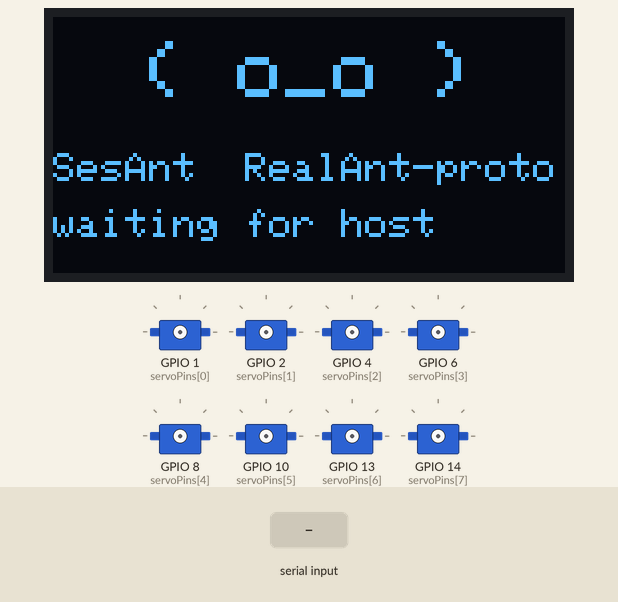
A sketch run on a simulated ESP32-S3. On the bench: 128×64 one-colour display, 8 × servo. Inputs (shaded band) come from the test bench. What the sketch prints to the serial monitor is not drawn.

Above: at 1.5 s.
1.6 s: "attach_servos\n" received over Serial
At 2.0 s:
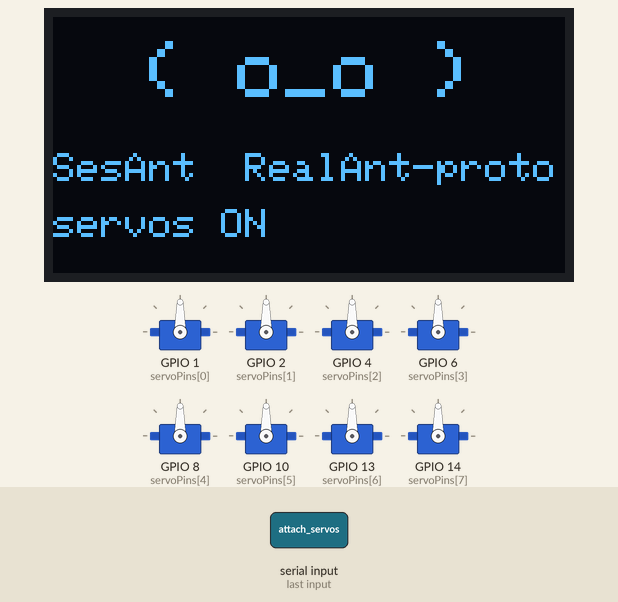
3.1 s: "reset,1\n" received over Serial
At 4.3 s:
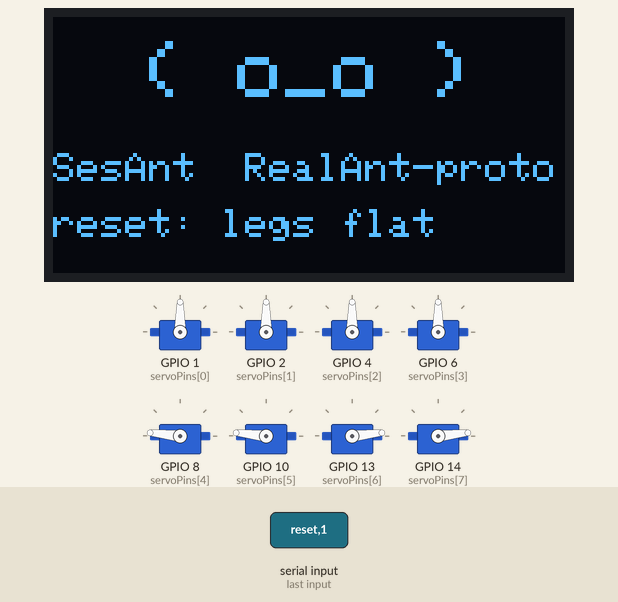
4.6 s: "standup,1\n" received over Serial
At 5.5 s:
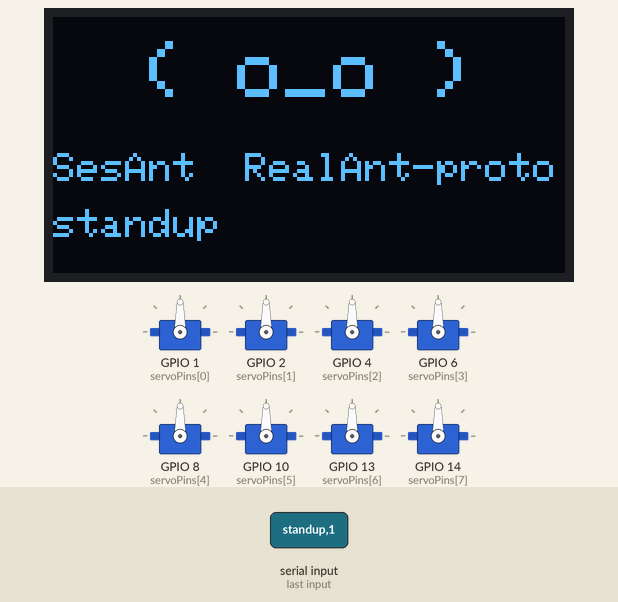
6.1 s: "detach_servos\n" received over Serial
At 6.7 s:
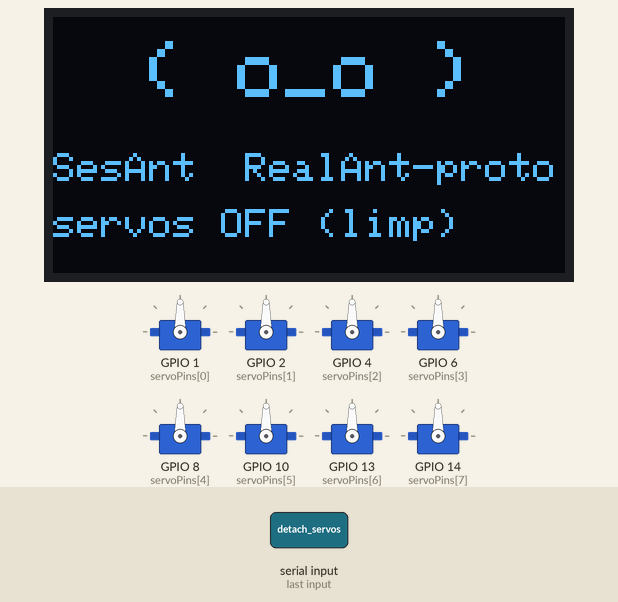
7.6 s: "reset\n" received over Serial
At 8.8 s:
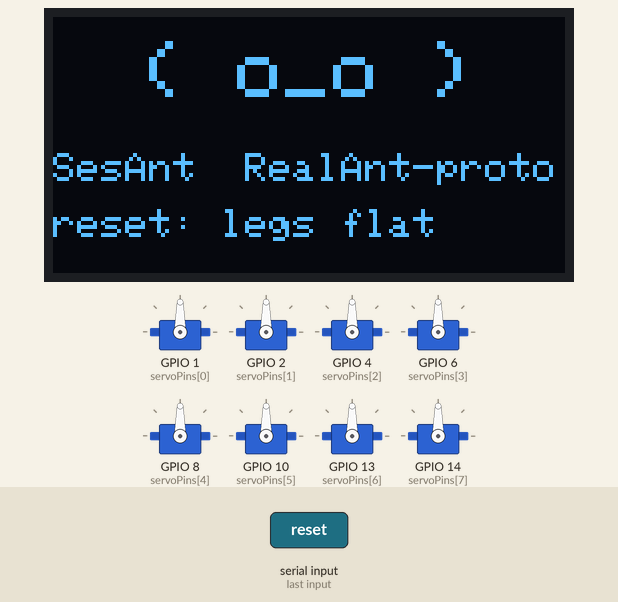
9.1 s: "detach_servos\n" received over Serial
At 10.2 s:
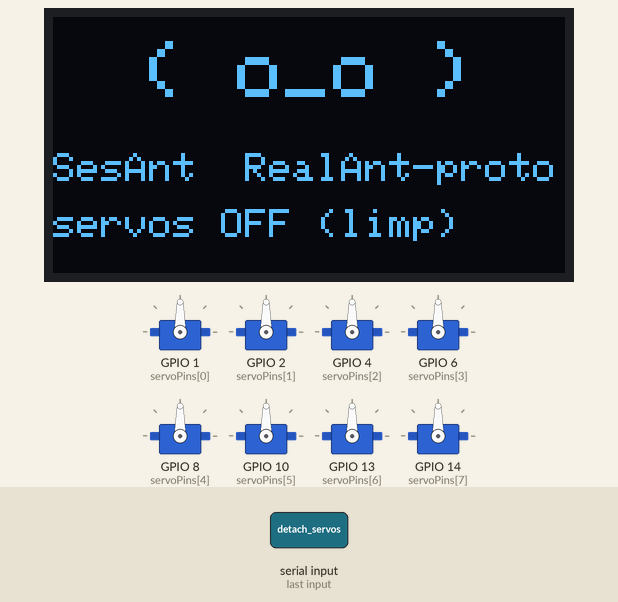
Timing chart, 0 to 11.6 s (numbered marks = the images above; inputs shaded):
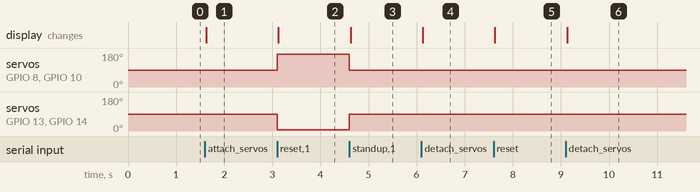

The sketch:

sesant_realant_bridge.ino
```cpp
// SesAnt RealAnt-protocol bridge
// ---------------------------------------------------------------------------
// Runs on the Sesame leg electronics (Lolin ESP32-S2 Mini + 8x MG90S; SSD1306 status OLED optional)
// and speaks the *RealAnt* serial protocol (realant/ant14_cmd_dxl_nano33iot), so the
// unmodified RealAnt Python stack (ant_server.py -> ZeroMQ -> realant-rl) can drive SesAnt.
// In SesAnt the face is the StackChan head (M5Stack CoreS3), which can send these same lines over UART.
//
//   PC -> robot (one line, '\n' terminated, 115200 baud):
//     attach_servos | detach_servos | reset | standup
//     s1 <pos> s2 <pos> ... s8 <pos>        pos in Dynamixel AX-12 units (0..1023 = 0..300 deg, 512 = centre)
//   robot -> PC every 20 ms:
//     meas <ms>\t<8 x position>\t<8 x setpoint>\t<4 x foot>\t<8 x temp>\t<free heap>
//
// MG90S hobby servos have no position feedback. The 8 "position" fields are an OPEN-LOOP
// ESTIMATE (setpoint followed at the MG90S no-load speed, ~0.1 s / 60 deg). Feet and
// temperatures are reported as 0, exactly like the stock RealAnt v1.2 board does for feet.
// Keep that in mind when you train: observations are commanded, not measured, joint angles.
//
// Joint convention (matches RealAnt): odd ids = hips, even ids = knees.
//   hip  512  -> leg points radially outward (SesAnt neutral; mount horns at servo 90 deg like that)
//   knee 224  -> foot vertical (RealAnt "standup")      knee 512 -> foot horizontal, pointing outward
// SesAnt mechanical limits from the collision sweep: hip +-90 deg; knee up to 120 deg OUTWARD and 50 deg INWARD of vertical
// (checks.py reports this as -120..+50 because its sign is + = inward; here + = outward, like RealAnt's 512 = flat outward).
//
// Wiring: identical to Sesame (see sesame-robot/docs/wiring-guide). Servo channel order and pins
// below are copied from sesame-firmware-main.ino (S2 Mini build).

#include <ESP32Servo.h>
#include <Wire.h>
#include <Adafruit_GFX.h>
#include <Adafruit_SSD1306.h>

// ---- Sesame hardware (S2 Mini build) -------------------------------------------------------
const int servoPins[8] = {1, 2, 4, 6, 8, 10, 13, 14};
enum SesameCh : uint8_t { R1 = 0, R2 = 1, L1 = 2, L2 = 3, R4 = 4, R3 = 5, L3 = 6, L4 = 7 };
#define I2C_SDA 33
#define I2C_SCL 35
#define OLED_I2C_ADDR 0x3C

// ---- RealAnt id (1..8) -> Sesame channel ----------------------------------------------------
// Legs counter-clockwise seen from above, starting front-left: FL, BL, BR, FR.
// (hip, knee) pairs: s1/s2 = FL (L1/L3), s3/s4 = BL (L2/L4), s5/s6 = BR (R2/R4), s7/s8 = FR (R1/R3).
// Re-order here if your realant-rl policy expects a different leg order.
const uint8_t REALANT_TO_CH[8] = {L1, L3, L2, L4, R2, R4, R1, R3};
// +1/-1 per RealAnt id so that "bigger AX value" turns the joint the same way as on RealAnt.
// Mirrored left/right legs on Sesame mount their servos mirrored, hence the sign pattern.
int8_t DIR[8] = {+1, -1, +1, -1, +1, +1, +1, +1};
// Per-joint trim in servo degrees (calibrate: send "reset" + "standup", adjust until legs radial / feet vertical).
int8_t TRIM[8] = {0, 0, 0, 0, 0, 0, 0, 0};

const float AX_DEG_PER_UNIT = 300.0f / 1023.0f;
const int   AX_CENTER = 512;
const int   KNEE_STAND_UNITS = 224;            // RealAnt standup knee value == SesAnt foot vertical
const float SERVO_DEG_PER_MS = 0.6f;           // MG90S ~0.1 s / 60 deg @ 5 V (open-loop estimate)
const int   HIP_LIMIT_DEG = 88;                // keep 2 deg margin to the 90 deg collision-free limit
const int   KNEE_MIN_DEG = -48, KNEE_MAX_DEG = 118;   // - = inward (foot under the body), + = outward; 2 deg margin

Servo servos[8];
Adafruit_SSD1306 display(128, 64, &Wire, -1);
bool oledOk = false, attached = false;
int setpoint[8] = {512, 224, 512, 224, 512, 224, 512, 224};
float estimate[8] = {512, 224, 512, 224, 512, 224, 512, 224};
String inputString;
unsigned long lastMeas = 0, lastEst = 0, rxCount = 0;

static inline bool isKnee(int i) { return (i % 2) == 1; }

// AX units -> joint angle (deg, 0 = SesAnt neutral) -> servo command (deg)
int jointDeg(int i, int ax) {
  float a = isKnee(i) ? (ax - KNEE_STAND_UNITS) * AX_DEG_PER_UNIT : (ax - AX_CENTER) * AX_DEG_PER_UNIT;
  if (isKnee(i)) a = constrain(a, (float)KNEE_MIN_DEG, (float)KNEE_MAX_DEG);
  else a = constrain(a, (float)-HIP_LIMIT_DEG, (float)HIP_LIMIT_DEG);
  return (int)lroundf(a);
}

void writeJoint(int i) {
  if (!attached) return;
  int cmd = constrain(90 + DIR[i] * jointDeg(i, setpoint[i]) + TRIM[i], 0, 180);
  servos[REALANT_TO_CH[i]].write(cmd);
}

void attachAll() {
  for (int i = 0; i < 8; i++) { servos[i].setPeriodHertz(50); servos[i].attach(servoPins[i], 732, 2929); }
  attached = true;
  for (int i = 0; i < 8; i++) writeJoint(i);
}

void detachAll() { for (int i = 0; i < 8; i++) servos[i].detach(); attached = false; }

void face(const char *line2) {
  if (!oledOk) return;
  display.clearDisplay();
  display.setTextColor(SSD1306_WHITE);
  display.setTextSize(2); display.setCursor(22, 6);  display.print("( o_o )");
  display.setTextSize(1); display.setCursor(0, 34);  display.print("SesAnt  RealAnt-proto");
  display.setCursor(0, 48); display.print(line2);
  display.display();
}

void handleLine(String line) {
  line.trim();
  Serial.print("- recv: "); Serial.println(line);
  rxCount++;
  if (line.startsWith("attach_servos")) { attachAll(); Serial.println("- Succeeded to change torque on"); face("servos ON"); }
  else if (line.startsWith("detach_servos")) { detachAll(); Serial.println("- Succeeded to change torque off"); face("servos OFF (limp)"); }
  else if (line.startsWith("reset"))   { for (int i = 0; i < 8; i++) { setpoint[i] = 512; writeJoint(i); } face("reset: legs flat"); }
  else if (line.startsWith("standup")) { for (int i = 0; i < 8; i++) { setpoint[i] = isKnee(i) ? KNEE_STAND_UNITS : 512; writeJoint(i); } face("standup"); }
  else {
    // "s1 512 s2 224 ..." -> tokenise pairs
    char buf[260]; line.toCharArray(buf, sizeof(buf));
    char *save = nullptr; char *tok = strtok_r(buf, " \t", &save);
    while (tok) {
      char *val = strtok_r(nullptr, " \t", &save);
      if (!val) break;
      if (tok[0] == 's') {
        int s = atoi(tok + 1);
        if (s >= 1 && s <= 8) { setpoint[s - 1] = constrain(atoi(val), 0, 1023); writeJoint(s - 1); }
      }
      tok = strtok_r(nullptr, " \t", &save);
    }
  }
}

void setup() {
  Serial.begin(115200);
  ESP32PWM::allocateTimer(0); ESP32PWM::allocateTimer(1); ESP32PWM::allocateTimer(2); ESP32PWM::allocateTimer(3);
  Wire.begin(I2C_SDA, I2C_SCL);
  oledOk = display.begin(SSD1306_SWITCHCAPVCC, OLED_I2C_ADDR);
  face("waiting for host");
  delay(300);
  Serial.println("realant says hello - sesant_realant_bridge (ESP32-S2 + MG90S, open-loop positions)");
}

void loop() {
  while (Serial.available()) {
    char c = (char)Serial.read();
    inputString += c;
    if (c == '\n') { handleLine(inputString); inputString = ""; }
    if (inputString.length() > 256) inputString = "";
  }
  unsigned long now = millis();
  // open-loop position estimate (AX units)
  float dt = (float)(now - lastEst); lastEst = now;
  float maxStep = SERVO_DEG_PER_MS * dt / AX_DEG_PER_UNIT;
  for (int i = 0; i < 8; i++) {
    float target = attached ? setpoint[i] : estimate[i];
    estimate[i] += constrain(target - estimate[i], -maxStep, maxStep);
  }
  if (now - lastMeas >= 20) {
    lastMeas = now;
    Serial.print("meas "); Serial.print(now); Serial.print("\t");
    for (int i = 0; i < 8; i++) { Serial.print((int)lroundf(estimate[i])); Serial.print("\t"); }
    for (int i = 0; i < 8; i++) { Serial.print(setpoint[i]); Serial.print("\t"); }
    for (int i = 0; i < 4; i++) { Serial.print(0); Serial.print("\t"); }
    for (int i = 0; i < 8; i++) { Serial.print(0); Serial.print("\t"); }
    Serial.print(ESP.getFreeHeap());
    Serial.println();
  }
}
```

Measured:
- after the input at 1.6 s, the display: changes at once (image 1)
- after the input at 3.1 s, servo on GPIO 8 (servoPins[4]), servo on GPIO 10 (servoPins[5]): 90° → 174° at once; servo on GPIO 13 (servoPins[6]), servo on GPIO 14 (servoPins[7]): 90° → 6° at once; the display: changes at once (image 2)
- after the input at 4.6 s, servo on GPIO 8 (servoPins[4]), servo on GPIO 10 (servoPins[5]): 174° → 90° at once; servo on GPIO 13 (servoPins[6]), servo on GPIO 14 (servoPins[7]): 6° → 90° at once; the display: changes at once (image 3)
- after the input at 6.1 s, the display: changes at once (image 4)
- after the input at 7.6 s, the display: changes at once (image 5)
- after the input at 9.1 s, the display: changes at once (image 6)
